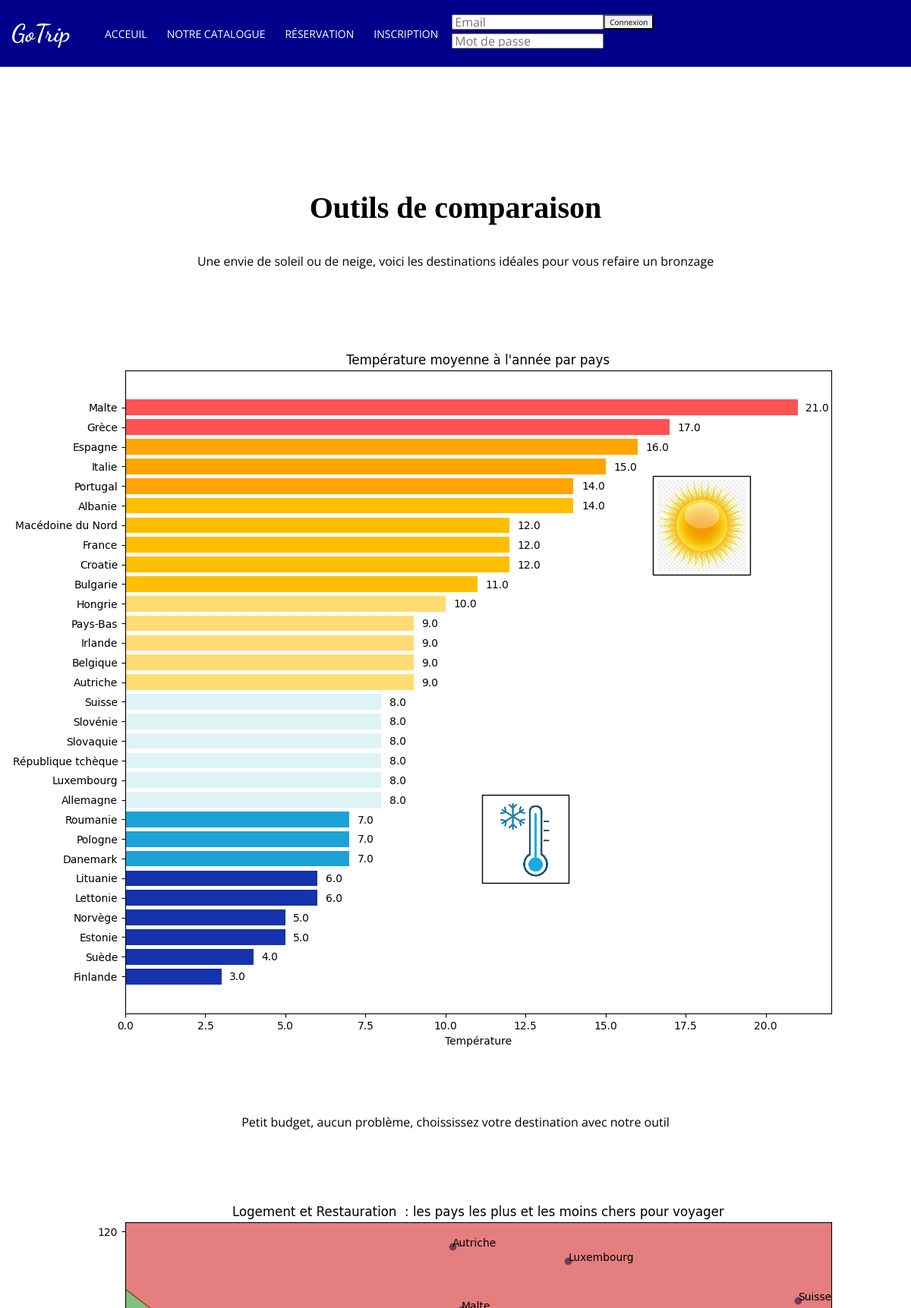
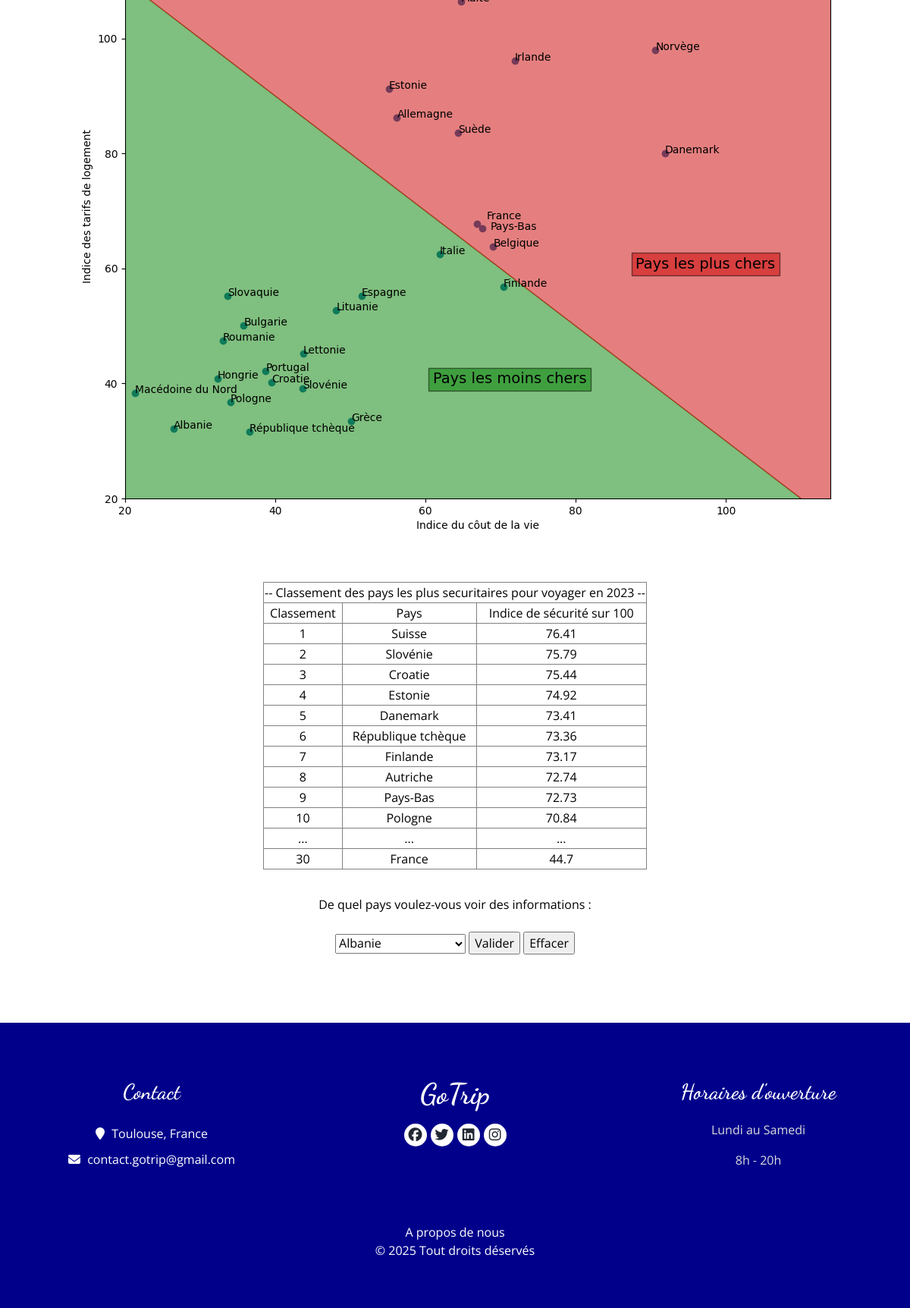
The app's page /comparaison with its own data (2 pictures, top to bottom).
### tables this page shows
CREATE TABLE Evolution
    (
      nomP varchar not null,
	Annee int not null,
	IndiceSecu float null,
      IndiceCrime float null,
      TemperatureMoy float null,
      IndiceCoutVie float null,
      IndiceRestauration float null,
      PrixEssence float null,
      PrixDiesel float null,
	PrixNuitHotel float null,
      FOREIGN KEY (nomP) REFERENCES pays(nomP),
      FOREIGN KEY (Annee) REFERENCES calendrier(Annee)
     );

### app.py (the view)
@app.route('/comparaison', methods=['GET', 'POST'])
def Graphique():
    mail=""
    if "mail" in session:
        connecter = True
        mail = session["mail"]
    else:
        connecter = False
        if request.method == 'POST':
            session["verif"] = request.form['identifiant']
            session["verifmdp"] = request.form['password']
            return redirect(url_for ('login'))
    liste = requete(connection(), '''SELECT nomP, temperaturemoy from Evolution ORDER BY temperaturemoy ASC ''')
    Pays = []
    Temp = []
    for element in liste:
        Temp.append(element[0])
        Pays.append(element[1])
    fig, ax = plt.subplots(figsize=(12,11))
    plt.barh( Temp, Pays,  color=['#1533AC', '#1533AC', '#1533AC', '#1533AC', '#1533AC','#1533AC', '#1da2d8', '#1da2d8', '#1da2d8', '#def3f6','#def3f6', '#def3f6', '#def3f6', '#def3f6','#def3f6','#ffdc73', '#ffdc73', '#ffdc73', '#ffdc73', '#ffdc73','#ffbf00', '#ffbf00', '#ffbf00', '#ffbf00', '#ffbf00','#ffa500', '#ffa500', '#ffa500', '#ff5252', '#ff5252', '#ff5252'])
    arr_froid = mpimg.imread('static/images/froid.png')
    imagebox = OffsetImage(arr_froid, zoom=0.2)
    ab = AnnotationBbox(imagebox, (12.5, 7))
    ax.add_artist(ab)
    arr_chaud = mpimg.imread('static/images/soleil.png')
    imagebox = OffsetImage(arr_chaud, zoom=0.1)
    ab = AnnotationBbox(imagebox, (18,23))
    ax.add_artist(ab)
    ax.set_title("Température moyenne à l'année par pays")
    plt.yticks(Temp)
    for index, value in enumerate(Pays):
        plt.text(value+0.25, index-0.20, str(value))
    plt.xlabel("Température")
    plt.savefig("static/images/temperatureF.png")
    listet = requete(connection(), '''SELECT nomp,prixnuithotel,indicerestauration FROM Evolution''')
    PaysBis = []
    Pnuit = []
    coutVie = []
    for element in listet:
        PaysBis.append(element[0])
        Pnuit.append(element[1])
        coutVie.append(element[2])
    fig, ax = plt.subplots(figsize=(12,10))
    ax.scatter(coutVie, Pnuit)
    ax.set_xlim(left=20)
    ax.set_ylim(bottom=20)
    ax.set_title("Logement et Restauration  : les pays les plus et les moins chers pour voyager")
    for i, txt in enumerate(PaysBis):
        if txt != "France" and txt != "Pays-Bas":
            ax.annotate(txt, (coutVie[i], Pnuit[i]))
    plt.text(68.1,68.5,"France")
    plt.text(68.6,66.7,"Pays-Bas")
    x=np.arange(1,120)
    y = 130-x
    plt.fill_between(x,y,color='green',alpha=0.5)
    plt.fill_between(x,y,np.max(y),color='#cc0000',alpha=0.5)
    plt.text(61, 40, 'Pays les moins chers', fontsize = 14, bbox = dict(facecolor = 'green', alpha = 0.5))
    plt.text(88, 60, 'Pays les plus chers', fontsize = 14, bbox = dict(facecolor = '#cc0000', alpha = 0.5))
    plt.xlabel("Indice du côut de la vie")
    plt.ylabel("Indice des tarifs de logement")
    plt.savefig("static/images/budget.png")
    listeS = requete(connection(), '''select nomp, indicesecu from Evolution order by indicesecu DESC LIMIT 10''')
    listeFinale = []
    for element in listeS:
        x = list(element)
        listeFinale.append(x)
    for element in listeFinale:
        element.append(listeFinale.index(element)+1)
    listeFr = requete(connection(), '''select nomp, indicesecu from Evolution where nomp = "France" ''')
    PaysBad = requete(connection(), '''select nomp from Evolution''')
    PaysOK = []
    for element in PaysBad:
        for donnee in element:
            PaysOK.append(str(donnee))
    if request.method == 'POST':
        session['PaysInfos'] = str(request.form['PaysInfos'])
        return redirect(url_for ('InfosPaysChoisi'))
    return render_template('comparaison.html', plot="static/images/temperatureF.png", plot2 ="static/images/budget.png", listeFinale = listeFinale, listeFr=listeFr, PaysOK = PaysOK ,connecter=connecter, mail=mail)

### app.py (called while the page is built)
def connection():
    if not os.path.exists('db/GoTrip.db'):
        print(f"Le fichier {'db/GoTrip.db'} n'existe pas")
        connection = None
    else:
        try:
            connection = sqlite3.connect('db/GoTrip.db')
            print("Connection to SQLite réussi")
        except:
            print("an error occured")
    return connection

def requete(connection, SQL:str):
    try:
        cursor = connection.cursor()
        cursor.execute(SQL)
        result = cursor.fetchall()
        print(result)
    except Error as e:
       print(f"The error {e} occured")
    return result

### templates/comparaison.html (shortened to what this page needs)
<!DOCTYPE html>
<html>
<head>
  <link rel="stylesheet" type="text/css" href="../static/css/bootstrap.css" />
  <link rel="stylesheet" type="text/css" href="https://cdnjs.cloudflare.com/ajax/libs/OwlCarousel2/2.3.4/assets/owl.carousel.min.css" />
  <link rel="stylesheet" href="https://cdnjs.cloudflare.com/ajax/libs/jquery-nice-select/1.1.0/css/nice-select.min.css" />
  <link rel="stylesheet" href="https://cdnjs.cloudflare.com/ajax/libs/font-awesome/6.5.1/css/all.min.css">
  <link href="../static/css/style.css" rel="stylesheet" />
  <link href="../static/css/responsive.css" rel="stylesheet" />
  <link rel="stylesheet" href="../static/css/signinsignup.css">
</head>
<body class="sub_page">
  <div class="hero_area">
    <div class="bg-box">
    </div>
    <header class="header_section" style="background-color: #00008b;">
      <div class="container">
        <nav class="navbar navbar-expand-lg custom_nav-container ">
          <a class="navbar-brand" href="/index">
            <span>
              GoTrip
            </span>
          </a>
          <div class="collapse navbar-collapse" id="navbarSupportedContent">
            <ul class="navbar-nav mx-auto">
              <li class="nav-item">
                <a class="nav-link" href="/index">Acceuil</a>
              </li>
              <li class="nav-item">
                <a class="nav-link" href="/menu">Notre Catalogue</a>
              </li>
              <li class="nav-item">
                <a class="nav-link" href="/book">Réservation</a>
              </li>
            {% if connecter == False %}
              <li class="nav-item">
                <a class="nav-link" href="/formulaire/inscription">Inscription</a>
              </li>
            {% endif %}
          </ul>
            {% if connecter == True %}
              <form class="login-form" action="http://127.0.0.1:5000/comparaison" method="post">
                <div style="height: 30px; display: flex; position: absolute; right: 1%; margin-top: -15px;">
                  <tr>
                    <td rowspan="2">
                      <img src="../static/images/connexion.png" alt="">
                    </td>
                    <td><p style="color: gold;"><u>{{mail}}</u></p></td>
                  </tr>
                  <tr>
                    <td><a style="color: gold;" href="/logout">Déconexion</a></td>
                  </tr>
                </div>
              </form>
              {% else %}
              <form class="login-form" action="http://127.0.0.1:5000/comparaison" method="post">
                <input style="width: 200px ; height: 20px;" type="text" name="identifiant" placeholder="Email" required>
                <input style="width:200px ; height: 20px;" type="password" name="password" placeholder="Mot de passe" required>
                <button style="display: flex; position: absolute; margin-left: 200px; height: 20px; font-size: 10px;" type="submit">Connexion</button>
              </form>
            {% endif %}
          </div>
        </nav>
      </div>
    </header>
  </div>
  <section class="about_section layout_padding">
    <br>
    <br>
    <br>
    <div class="container" >
      <div class="heading_container heading_center">
        <h2>
          Outils de comparaison
        </h2>
      </div>
      <div>
        <div class="heading_container heading_center">
          <p> Une envie de soleil ou de neige, voici les destinations idéales pour vous refaire un bronzage </p>
        </div>
        <img src={{plot}}>
        <div class="heading_container heading_center">
          <p> Petit budget, aucun problème, choississez votre destination avec notre outil </p>
        </div>
        <img src={{plot2}}>
        <div class="heading_container heading_center">
          <table border="1">
            <tr>
              <td colspan="3"> -- Classement des pays les plus securitaires pour voyager en 2023 -- </td>
            </tr>
            <tr>
              <td> Classement </td>
              <td> Pays </td>
              <td> Indice de sécurité sur 100 </td>
            </tr>
            {% for element in listeFinale %}
            <tr>
              <td> {{element[2]}} </td>
              <td> {{element[0]}} </td>
              <td> {{element[1]}} </td>
            </tr>
            {% endfor %}
            <tr>
              <td> ... </td>
              <td> ... </td>
              <td> ... </td>
            </tr>
            <tr>
              <td> 30 </td>
              <td> {{listeFr[0][0]}} </td>
              <td> {{listeFr[0][1]}} </td>
            </tr>
          </table>
        </div>
        <div class="heading_container heading_center">
          <form method="post" action="http://127.0.0.1:5000/comparaison">
                  <div>
                      <p> De quel pays voulez-vous voir des informations : </p>
                      <select name="PaysInfos" required>
                          {% for element in PaysOK %}
                          <option> {{element}} </option>
                          {% endfor %}
                      </select>
                      <input name="Valider" type="submit" value="Valider">
                      <input type="reset" value="Effacer"/>
                  </div>
          </form>
        </div>
      </div>
    </div>
  </section>
  <footer class="footer_section" style="background-color: #00008b;">
    <div class="container">
      <div class="row">
        <div class="col-md-4 footer-col">
          <div class="footer_contact">
            <h4>
              Contact
            </h4>
            <div class="contact_link_box">
              <a href="">
                <i class="fa fa-map-marker" aria-hidden="true"></i>
                <span>
                  Toulouse, France
                </span>
              </a>
              <a href="">
                <i class="fa fa-envelope" aria-hidden="true"></i>
                <span>
                  contact.gotrip@gmail.com
                </span>
              </a>
            </div>
          </div>
        </div>
        <div class="col-md-4 footer-col">
          <div class="footer_detail">
            <a href="" class="footer-logo">
              GoTrip
            </a>
            <div class="footer_social">
              <a href="#"><i class="fab fa-facebook"></i></a>
              <a href="#"><i class="fab fa-twitter"></i></a>
              <a href="#"><i class="fab fa-linkedin"></i></a>
              <a href="#"><i class="fab fa-instagram"></i></a>
            </div>
          </div>
        </div>
        <div class="col-md-4 footer-col">
          <h4>
            Horaires d'ouverture
          </h4>
          <p>
            Lundi au Samedi
          </p>
          <p>
            8h - 20h
          </p>
        </div>
      </div>
      <div class="footer-info">
        <p>
          <a href="/about">A propos de nous </a>
        </p>
        <p>
          &copy; <span id="displayYear"></span> <a href="/conditions">Tout droits déservés </a><br><br>
        </p>
      </div>
    </div>
  </footer>
</body>
</html>

### static/css/style.css (style rules this page uses)
body { font-family: "Open Sans", sans-serif; color: #0c0c0c; background-color: #ffffff; overflow-x: hidden; }
.layout_padding { padding: 90px 0; }
h1, h2 { font-family: 'Calibri', cursive; }
.heading_container { display: -webkit-box; display: -ms-flexbox; display: flex; -webkit-box-orient: vertical; -webkit-box-direction: normal; -ms-flex-direction: column; flex-direction: column; -webkit-box-align: start; -ms-flex-align: start; align-items: flex-start; }
.heading_container h2 { position: relative; margin-bottom: 0; font-size: 2.5rem; font-weight: bold; }
.heading_container p { margin-top: 10px; margin-bottom: 0; }
.heading_container.heading_center { -webkit-box-align: center; -ms-flex-align: center; align-items: center; text-align: center; }
a, a:hover, a:focus { text-decoration: none; }
.hero_area { position: relative; min-height: 100vh; display: -webkit-box; display: -ms-flexbox; display: flex; -webkit-box-orient: vertical; -webkit-box-direction: normal; -ms-flex-direction: column; flex-direction: column; }
.bg-box { position: absolute; top: 0; left: 0; width: 100%; height: 100%; }
.sub_page .hero_area { min-height: auto; }
.sub_page .hero_area .bg-box { position: absolute; top: 0; left: 0; width: 100%; height: 100%; }
.header_section { padding: 15px 0; }
.navbar-brand { font-family: 'Dancing Script', cursive; }
.navbar-brand span { font-weight: bold; font-size: 32px; color: #ffffff; }
.custom_nav-container { padding: 0; }
.custom_nav-container .navbar-nav { padding-left: 2%; }
.custom_nav-container .navbar-nav .nav-item .nav-link { padding: 6px 50; color: #ffffff; text-align: left; text-transform: uppercase; border-radius: 8px; -webkit-transition: all 0.3s; transition: all 0.3s; }
.about_section { color: #000000; }
.footer_section { background-color: #222831; color: #ffffff; padding: 75px 0 40px 0; text-align: center; }
.footer_section h4 { font-size: 28px; }
.footer_section h4, .footer_section .footer-logo { font-weight: 600; margin-bottom: 20px; font-family: 'Dancing Script', cursive; }
.footer_section p { color: #dbdbdb; }
.footer_section .footer-col { margin-bottom: 30px; }
.footer_section .footer_contact .contact_link_box { display: -webkit-box; display: -ms-flexbox; display: flex; -webkit-box-orient: vertical; -webkit-box-direction: normal; -ms-flex-direction: column; flex-direction: column; }
.footer_section .footer_contact .contact_link_box a { margin: 5px 0; color: #ffffff; }
.footer_section .footer_contact .contact_link_box a i { margin-right: 5px; }
.footer_section .footer-logo { display: block; font-weight: bold; font-size: 38px; line-height: 1; color: #ffffff; }
.footer_section .footer_social { display: -webkit-box; display: -ms-flexbox; display: flex; -webkit-box-pack: center; -ms-flex-pack: center; justify-content: center; margin-top: 20px; margin-bottom: 10px; }
.footer_section .footer_social a { display: -webkit-box; display: -ms-flexbox; display: flex; -webkit-box-pack: center; -ms-flex-pack: center; justify-content: center; -webkit-box-align: center; -ms-flex-align: center; align-items: center; color: #222831; width: 30px; height: 30px; border-radius: 100%; background-color: #ffffff; border-radius: 100%; margin: 0 2.5px; font-size: 18px; }
.footer_section .footer-info { text-align: center; margin-top: 25px; }
.footer_section .footer-info p { color: #ffffff; margin: 0; }
.footer_section .footer-info p a { color: inherit; }

### static/css/responsive.css (style rules this page uses)
@media (min-width: 1200px) { .container { max-width: 1200px; } }

### templates/comparaison.html (style rules this page uses)
.navbar-nav li a { font-size: 14px; margin-right: 10px; }
.login-form { display: flex; flex-direction: column; align-items: flex-start; }
.login-form input { margin-bottom: 5px; }

### records on screen
Evolution: element "1", nomP "Suisse", IndiceSecu "76.41"
Evolution: element "2", nomP "Slovénie", IndiceSecu "75.79"
Evolution: element "3", nomP "Croatie", IndiceSecu "75.44"
Evolution: element "4", nomP "Estonie", IndiceSecu "74.92"
Evolution: element "5", nomP "Danemark", IndiceSecu "73.41"
Evolution: element "6", nomP "République tchèque", IndiceSecu "73.36"
Evolution: element "7", nomP "Finlande", IndiceSecu "73.17"
Evolution: element "8", nomP "Autriche", IndiceSecu "72.74"
Evolution: element "9", nomP "Pays-Bas", IndiceSecu "72.73"
Evolution: element "10", nomP "Pologne", IndiceSecu "70.84"
Evolution: nomP "France", IndiceSecu "44.7"

### other values on screen
form field PaysInfos "Albanie"
